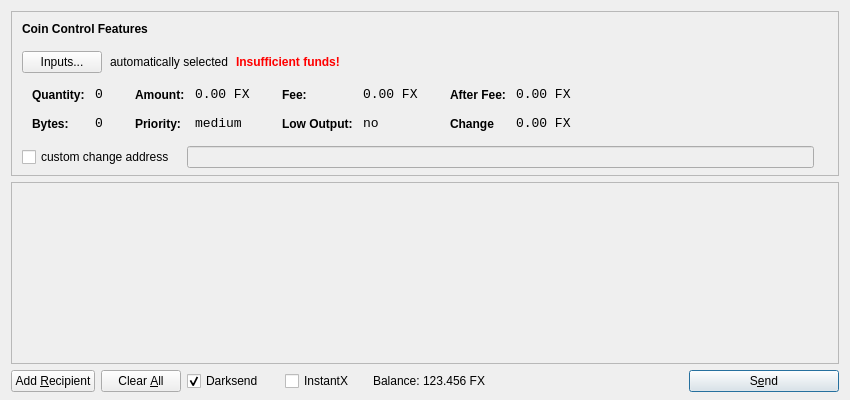
<?xml version="1.0" encoding="UTF-8"?>
<ui version="4.0">
 <class>SendCoinsDialog</class>
 <widget class="QDialog" name="SendCoinsDialog">
  <property name="geometry">
   <rect>
    <x>0</x>
    <y>0</y>
    <width>850</width>
    <height>400</height>
   </rect>
  </property>
  <property name="windowTitle">
   <string>Send Coins</string>
  </property>
  <layout class="QVBoxLayout" name="verticalLayout" stretch="0,1,0">
   <property name="bottomMargin">
    <number>8</number>
   </property>
   <item>
    <widget class="QFrame" name="frameCoinControl">
     <property name="sizePolicy">
      <sizepolicy hsizetype="Expanding" vsizetype="Expanding">
       <horstretch>0</horstretch>
       <verstretch>0</verstretch>
      </sizepolicy>
     </property>
     <property name="maximumSize">
      <size>
       <width>16777215</width>
       <height>16777215</height>
      </size>
     </property>
     <property name="frameShape">
      <enum>QFrame::StyledPanel</enum>
     </property>
     <property name="frameShadow">
      <enum>QFrame::Sunken</enum>
     </property>
     <layout class="QVBoxLayout" name="verticalLayoutCoinControl2">
      <property name="spacing">
       <number>-1</number>
      </property>
      <property name="leftMargin">
       <number>0</number>
      </property>
      <property name="topMargin">
       <number>0</number>
      </property>
      <property name="rightMargin">
       <number>0</number>
      </property>
      <property name="bottomMargin">
       <number>6</number>
      </property>
      <item>
       <layout class="QVBoxLayout" name="verticalLayoutCoinControl" stretch="0,0,0,0,1">
        <property name="spacing">
         <number>0</number>
        </property>
        <property name="leftMargin">
         <number>10</number>
        </property>
        <property name="topMargin">
         <number>10</number>
        </property>
        <item>
         <layout class="QHBoxLayout" name="horizontalLayoutCoinControl1">
          <property name="bottomMargin">
           <number>15</number>
          </property>
          <item>
           <widget class="QLabel" name="labelCoinControlFeatures">
            <property name="sizePolicy">
             <sizepolicy hsizetype="Preferred" vsizetype="Maximum">
              <horstretch>0</horstretch>
              <verstretch>0</verstretch>
             </sizepolicy>
            </property>
            <property name="font">
             <font>
              <weight>75</weight>
              <bold>true</bold>
             </font>
            </property>
            <property name="styleSheet">
             <string notr="true">font-weight:bold;</string>
            </property>
            <property name="text">
             <string>Coin Control Features</string>
            </property>
           </widget>
          </item>
         </layout>
        </item>
        <item>
         <layout class="QHBoxLayout" name="horizontalLayoutCoinControl2" stretch="0,0,0,0">
          <property name="spacing">
           <number>8</number>
          </property>
          <property name="bottomMargin">
           <number>10</number>
          </property>
          <item>
           <widget class="QPushButton" name="pushButtonCoinControl">
            <property name="styleSheet">
             <string notr="true"/>
            </property>
            <property name="text">
             <string>Inputs...</string>
            </property>
           </widget>
          </item>
          <item>
           <widget class="QLabel" name="labelCoinControlAutomaticallySelected">
            <property name="text">
             <string>automatically selected</string>
            </property>
            <property name="margin">
             <number>5</number>
            </property>
           </widget>
          </item>
          <item>
           <widget class="QLabel" name="labelCoinControlInsuffFunds">
            <property name="font">
             <font>
              <weight>75</weight>
              <bold>true</bold>
             </font>
            </property>
            <property name="styleSheet">
             <string notr="true">color:red;font-weight:bold;</string>
            </property>
            <property name="text">
             <string>Insufficient funds!</string>
            </property>
            <property name="margin">
             <number>5</number>
            </property>
           </widget>
          </item>
          <item>
           <spacer name="horizontalSpacerCoinControl">
            <property name="orientation">
             <enum>Qt::Horizontal</enum>
            </property>
            <property name="sizeHint" stdset="0">
             <size>
              <width>40</width>
              <height>1</height>
             </size>
            </property>
           </spacer>
          </item>
         </layout>
        </item>
        <item>
         <widget class="QWidget" name="widgetCoinControl" native="true">
          <property name="sizePolicy">
           <sizepolicy hsizetype="Preferred" vsizetype="Preferred">
            <horstretch>0</horstretch>
            <verstretch>0</verstretch>
           </sizepolicy>
          </property>
          <property name="minimumSize">
           <size>
            <width>0</width>
            <height>0</height>
           </size>
          </property>
          <property name="styleSheet">
           <string notr="true"/>
          </property>
          <layout class="QHBoxLayout" name="horizontalLayoutCoinControl5">
           <property name="margin">
            <number>0</number>
           </property>
           <item>
            <layout class="QHBoxLayout" name="horizontalLayoutCoinControl3" stretch="0,0,0,1">
             <property name="spacing">
              <number>20</number>
             </property>
             <property name="topMargin">
              <number>0</number>
             </property>
             <property name="bottomMargin">
              <number>10</number>
             </property>
             <item>
              <layout class="QFormLayout" name="formLayoutCoinControl1">
               <property name="horizontalSpacing">
                <number>10</number>
               </property>
               <property name="verticalSpacing">
                <number>14</number>
               </property>
               <property name="leftMargin">
                <number>10</number>
               </property>
               <property name="topMargin">
                <number>4</number>
               </property>
               <property name="rightMargin">
                <number>6</number>
               </property>
               <item row="0" column="0">
                <widget class="QLabel" name="labelCoinControlQuantityText">
                 <property name="styleSheet">
                  <string notr="true">font-weight:bold;</string>
                 </property>
                 <property name="text">
                  <string>Quantity:</string>
                 </property>
                 <property name="margin">
                  <number>0</number>
                 </property>
                </widget>
               </item>
               <item row="0" column="1">
                <widget class="QLabel" name="labelCoinControlQuantity">
                 <property name="font">
                  <font>
                   <family>Monospace</family>
                   <pointsize>10</pointsize>
                  </font>
                 </property>
                 <property name="cursor">
                  <cursorShape>IBeamCursor</cursorShape>
                 </property>
                 <property name="contextMenuPolicy">
                  <enum>Qt::ActionsContextMenu</enum>
                 </property>
                 <property name="text">
                  <string>0</string>
                 </property>
                 <property name="margin">
                  <number>0</number>
                 </property>
                 <property name="textInteractionFlags">
                  <set>Qt::LinksAccessibleByMouse|Qt::TextSelectableByKeyboard|Qt::TextSelectableByMouse</set>
                 </property>
                </widget>
               </item>
               <item row="1" column="0">
                <widget class="QLabel" name="labelCoinControlBytesText">
                 <property name="styleSheet">
                  <string notr="true">font-weight:bold;</string>
                 </property>
                 <property name="text">
                  <string>Bytes:</string>
                 </property>
                </widget>
               </item>
               <item row="1" column="1">
                <widget class="QLabel" name="labelCoinControlBytes">
                 <property name="font">
                  <font>
                   <family>Monospace</family>
                   <pointsize>10</pointsize>
                  </font>
                 </property>
                 <property name="cursor">
                  <cursorShape>IBeamCursor</cursorShape>
                 </property>
                 <property name="contextMenuPolicy">
                  <enum>Qt::ActionsContextMenu</enum>
                 </property>
                 <property name="text">
                  <string>0</string>
                 </property>
                 <property name="textInteractionFlags">
                  <set>Qt::LinksAccessibleByMouse|Qt::TextSelectableByKeyboard|Qt::TextSelectableByMouse</set>
                 </property>
                </widget>
               </item>
              </layout>
             </item>
             <item>
              <layout class="QFormLayout" name="formLayoutCoinControl2">
               <property name="horizontalSpacing">
                <number>10</number>
               </property>
               <property name="verticalSpacing">
                <number>14</number>
               </property>
               <property name="leftMargin">
                <number>6</number>
               </property>
               <property name="topMargin">
                <number>4</number>
               </property>
               <property name="rightMargin">
                <number>6</number>
               </property>
               <item row="0" column="0">
                <widget class="QLabel" name="labelCoinControlAmountText">
                 <property name="styleSheet">
                  <string notr="true">font-weight:bold;</string>
                 </property>
                 <property name="text">
                  <string>Amount:</string>
                 </property>
                 <property name="margin">
                  <number>0</number>
                 </property>
                </widget>
               </item>
               <item row="0" column="1">
                <widget class="QLabel" name="labelCoinControlAmount">
                 <property name="font">
                  <font>
                   <family>Monospace</family>
                   <pointsize>10</pointsize>
                  </font>
                 </property>
                 <property name="cursor">
                  <cursorShape>IBeamCursor</cursorShape>
                 </property>
                 <property name="contextMenuPolicy">
                  <enum>Qt::ActionsContextMenu</enum>
                 </property>
                 <property name="text">
                  <string>0.00 FX</string>
                 </property>
                 <property name="textInteractionFlags">
                  <set>Qt::LinksAccessibleByMouse|Qt::TextSelectableByKeyboard|Qt::TextSelectableByMouse</set>
                 </property>
                </widget>
               </item>
               <item row="1" column="0">
                <widget class="QLabel" name="labelCoinControlPriorityText">
                 <property name="styleSheet">
                  <string notr="true">font-weight:bold;</string>
                 </property>
                 <property name="text">
                  <string>Priority:</string>
                 </property>
                </widget>
               </item>
               <item row="1" column="1">
                <widget class="QLabel" name="labelCoinControlPriority">
                 <property name="font">
                  <font>
                   <family>Monospace</family>
                   <pointsize>10</pointsize>
                  </font>
                 </property>
                 <property name="cursor">
                  <cursorShape>IBeamCursor</cursorShape>
                 </property>
                 <property name="contextMenuPolicy">
                  <enum>Qt::ActionsContextMenu</enum>
                 </property>
                 <property name="text">
                  <string>medium</string>
                 </property>
                 <property name="textInteractionFlags">
                  <set>Qt::LinksAccessibleByMouse|Qt::TextSelectableByKeyboard|Qt::TextSelectableByMouse</set>
                 </property>
                </widget>
               </item>
              </layout>
             </item>
             <item>
              <layout class="QFormLayout" name="formLayoutCoinControl3">
               <property name="horizontalSpacing">
                <number>10</number>
               </property>
               <property name="verticalSpacing">
                <number>14</number>
               </property>
               <property name="leftMargin">
                <number>6</number>
               </property>
               <property name="topMargin">
                <number>4</number>
               </property>
               <property name="rightMargin">
                <number>6</number>
               </property>
               <item row="0" column="0">
                <widget class="QLabel" name="labelCoinControlFeeText">
                 <property name="styleSheet">
                  <string notr="true">font-weight:bold;</string>
                 </property>
                 <property name="text">
                  <string>Fee:</string>
                 </property>
                 <property name="margin">
                  <number>0</number>
                 </property>
                </widget>
               </item>
               <item row="0" column="1">
                <widget class="QLabel" name="labelCoinControlFee">
                 <property name="font">
                  <font>
                   <family>Monospace</family>
                   <pointsize>10</pointsize>
                  </font>
                 </property>
                 <property name="cursor">
                  <cursorShape>IBeamCursor</cursorShape>
                 </property>
                 <property name="contextMenuPolicy">
                  <enum>Qt::ActionsContextMenu</enum>
                 </property>
                 <property name="text">
                  <string>0.00 FX</string>
                 </property>
                 <property name="textInteractionFlags">
                  <set>Qt::LinksAccessibleByMouse|Qt::TextSelectableByKeyboard|Qt::TextSelectableByMouse</set>
                 </property>
                </widget>
               </item>
               <item row="1" column="0">
                <widget class="QLabel" name="labelCoinControlLowOutputText">
                 <property name="styleSheet">
                  <string notr="true">font-weight:bold;</string>
                 </property>
                 <property name="text">
                  <string>Low Output:</string>
                 </property>
                </widget>
               </item>
               <item row="1" column="1">
                <widget class="QLabel" name="labelCoinControlLowOutput">
                 <property name="font">
                  <font>
                   <family>Monospace</family>
                   <pointsize>10</pointsize>
                  </font>
                 </property>
                 <property name="cursor">
                  <cursorShape>IBeamCursor</cursorShape>
                 </property>
                 <property name="contextMenuPolicy">
                  <enum>Qt::ActionsContextMenu</enum>
                 </property>
                 <property name="text">
                  <string>no</string>
                 </property>
                 <property name="textInteractionFlags">
                  <set>Qt::LinksAccessibleByMouse|Qt::TextSelectableByKeyboard|Qt::TextSelectableByMouse</set>
                 </property>
                </widget>
               </item>
              </layout>
             </item>
             <item>
              <layout class="QFormLayout" name="formLayoutCoinControl4">
               <property name="horizontalSpacing">
                <number>10</number>
               </property>
               <property name="verticalSpacing">
                <number>14</number>
               </property>
               <property name="leftMargin">
                <number>6</number>
               </property>
               <property name="topMargin">
                <number>4</number>
               </property>
               <property name="rightMargin">
                <number>6</number>
               </property>
               <item row="0" column="0">
                <widget class="QLabel" name="labelCoinControlAfterFeeText">
                 <property name="styleSheet">
                  <string notr="true">font-weight:bold;</string>
                 </property>
                 <property name="text">
                  <string>After Fee:</string>
                 </property>
                 <property name="margin">
                  <number>0</number>
                 </property>
                </widget>
               </item>
               <item row="0" column="1">
                <widget class="QLabel" name="labelCoinControlAfterFee">
                 <property name="font">
                  <font>
                   <family>Monospace</family>
                   <pointsize>10</pointsize>
                  </font>
                 </property>
                 <property name="cursor">
                  <cursorShape>IBeamCursor</cursorShape>
                 </property>
                 <property name="contextMenuPolicy">
                  <enum>Qt::ActionsContextMenu</enum>
                 </property>
                 <property name="text">
                  <string>0.00 FX</string>
                 </property>
                 <property name="textInteractionFlags">
                  <set>Qt::LinksAccessibleByMouse|Qt::TextSelectableByKeyboard|Qt::TextSelectableByMouse</set>
                 </property>
                </widget>
               </item>
               <item row="1" column="0">
                <widget class="QLabel" name="labelCoinControlChangeText">
                 <property name="styleSheet">
                  <string notr="true">font-weight:bold;</string>
                 </property>
                 <property name="text">
                  <string>Change</string>
                 </property>
                </widget>
               </item>
               <item row="1" column="1">
                <widget class="QLabel" name="labelCoinControlChange">
                 <property name="font">
                  <font>
                   <family>Monospace</family>
                   <pointsize>10</pointsize>
                  </font>
                 </property>
                 <property name="cursor">
                  <cursorShape>IBeamCursor</cursorShape>
                 </property>
                 <property name="contextMenuPolicy">
                  <enum>Qt::ActionsContextMenu</enum>
                 </property>
                 <property name="text">
                  <string>0.00 FX</string>
                 </property>
                 <property name="textInteractionFlags">
                  <set>Qt::LinksAccessibleByMouse|Qt::TextSelectableByKeyboard|Qt::TextSelectableByMouse</set>
                 </property>
                </widget>
               </item>
              </layout>
             </item>
            </layout>
           </item>
          </layout>
         </widget>
        </item>
        <item>
         <layout class="QHBoxLayout" name="horizontalLayoutCoinControl4" stretch="0,0,0">
          <property name="spacing">
           <number>12</number>
          </property>
          <property name="sizeConstraint">
           <enum>QLayout::SetDefaultConstraint</enum>
          </property>
          <property name="topMargin">
           <number>5</number>
          </property>
          <property name="rightMargin">
           <number>5</number>
          </property>
          <item>
           <widget class="QCheckBox" name="checkBoxCoinControlChange">
            <property name="text">
             <string>custom change address</string>
            </property>
           </widget>
          </item>
          <item>
           <widget class="QLineEdit" name="lineEditCoinControlChange">
            <property name="enabled">
             <bool>false</bool>
            </property>
            <property name="sizePolicy">
             <sizepolicy hsizetype="Expanding" vsizetype="Fixed">
              <horstretch>0</horstretch>
              <verstretch>0</verstretch>
             </sizepolicy>
            </property>
           </widget>
          </item>
          <item>
           <widget class="QLabel" name="labelCoinControlChangeLabel">
            <property name="sizePolicy">
             <sizepolicy hsizetype="Preferred" vsizetype="Expanding">
              <horstretch>0</horstretch>
              <verstretch>0</verstretch>
             </sizepolicy>
            </property>
            <property name="minimumSize">
             <size>
              <width>0</width>
              <height>0</height>
             </size>
            </property>
            <property name="text">
             <string/>
            </property>
            <property name="margin">
             <number>3</number>
            </property>
           </widget>
          </item>
         </layout>
        </item>
        <item>
         <spacer name="verticalSpacerCoinControl">
          <property name="orientation">
           <enum>Qt::Vertical</enum>
          </property>
          <property name="sizeHint" stdset="0">
           <size>
            <width>800</width>
            <height>1</height>
           </size>
          </property>
         </spacer>
        </item>
       </layout>
      </item>
     </layout>
    </widget>
   </item>
   <item>
    <widget class="QScrollArea" name="scrollArea">
     <property name="widgetResizable">
      <bool>true</bool>
     </property>
     <widget class="QWidget" name="scrollAreaWidgetContents">
      <property name="geometry">
       <rect>
        <x>0</x>
        <y>0</y>
        <width>830</width>
        <height>165</height>
       </rect>
      </property>
      <layout class="QVBoxLayout" name="verticalLayout_2">
       <property name="margin">
        <number>0</number>
       </property>
       <item>
        <layout class="QVBoxLayout" name="entries">
         <property name="spacing">
          <number>6</number>
         </property>
        </layout>
       </item>
       <item>
        <spacer name="verticalSpacer">
         <property name="orientation">
          <enum>Qt::Vertical</enum>
         </property>
         <property name="sizeHint" stdset="0">
          <size>
           <width>20</width>
           <height>40</height>
          </size>
         </property>
        </spacer>
       </item>
      </layout>
     </widget>
    </widget>
   </item>
   <item>
    <layout class="QHBoxLayout" name="horizontalLayout">
     <item>
      <widget class="QPushButton" name="addButton">
       <property name="toolTip">
        <string>Send to multiple recipients at once</string>
       </property>
       <property name="text">
        <string>Add &amp;Recipient</string>
       </property>
       <property name="autoDefault">
        <bool>false</bool>
       </property>
      </widget>
     </item>
     <item>
      <widget class="QPushButton" name="clearButton">
       <property name="sizePolicy">
        <sizepolicy hsizetype="Minimum" vsizetype="Fixed">
         <horstretch>0</horstretch>
         <verstretch>0</verstretch>
        </sizepolicy>
       </property>
       <property name="toolTip">
        <string>Remove all transaction fields</string>
       </property>
       <property name="text">
        <string>Clear &amp;All</string>
       </property>
       <property name="autoRepeatDelay">
        <number>300</number>
       </property>
       <property name="autoDefault">
        <bool>false</bool>
       </property>
      </widget>
     </item>
     <item>
      <layout class="QHBoxLayout" name="horizontalLayout_2">
       <property name="spacing">
        <number>3</number>
       </property>
        <item>
        <widget class="QCheckBox" name="checkUseDarksend">
         <property name="minimumSize">
          <size>
           <width>95</width>
           <height>0</height>
          </size>
         </property>
         <property name="text">
          <string>Darksend</string>
         </property>
         <property name="checked">
          <bool>true</bool>
         </property>
        </widget>
       </item>
       <item>
        <widget class="QCheckBox" name="checkInstantX">
         <property name="enabled">
          <bool>true</bool>
         </property>
         <property name="minimumSize">
          <size>
           <width>85</width>
           <height>0</height>
          </size>
         </property>
         <property name="text">
          <string>InstantX</string>
         </property>
        </widget>
       </item>
       <item>
        <widget class="QLabel" name="label">
         <property name="sizePolicy">
          <sizepolicy hsizetype="Preferred" vsizetype="Fixed">
           <horstretch>0</horstretch>
           <verstretch>0</verstretch>
          </sizepolicy>
         </property>
         <property name="text">
          <string>Balance:</string>
         </property>
        </widget>
       </item>
       <item>
        <widget class="QLabel" name="labelBalance">
         <property name="sizePolicy">
          <sizepolicy hsizetype="Preferred" vsizetype="Fixed">
           <horstretch>0</horstretch>
           <verstretch>0</verstretch>
          </sizepolicy>
         </property>
         <property name="cursor">
          <cursorShape>IBeamCursor</cursorShape>
         </property>
         <property name="text">
          <string>123.456 FX</string>
         </property>
         <property name="textInteractionFlags">
          <set>Qt::LinksAccessibleByMouse|Qt::TextSelectableByKeyboard|Qt::TextSelectableByMouse</set>
         </property>
        </widget>
       </item>
      </layout>
     </item>
     <item>
      <spacer name="horizontalSpacer">
       <property name="orientation">
        <enum>Qt::Horizontal</enum>
       </property>
       <property name="sizeHint" stdset="0">
        <size>
         <width>40</width>
         <height>20</height>
        </size>
       </property>
      </spacer>
     </item>
     <item>
      <widget class="QPushButton" name="sendButton">
       <property name="minimumSize">
        <size>
         <width>150</width>
         <height>0</height>
        </size>
       </property>
       <property name="toolTip">
        <string>Confirm the send action</string>
       </property>
       <property name="text">
        <string>S&amp;end</string>
       </property>
       <property name="icon">
        <iconset resource="../bitcoin.qrc">
         <normaloff>:/icons/send</normaloff>:/icons/send</iconset>
       </property>
       <property name="default">
        <bool>true</bool>
       </property>
      </widget>
     </item>
    </layout>
   </item>
  </layout>
 </widget>
 <resources>
  <include location="../bitcoin.qrc"/>
 </resources>
 <connections/>
</ui>
